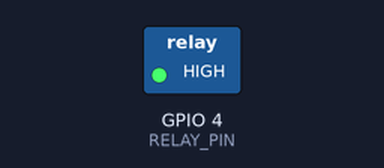
Bench run of a sketch on a simulated ESP32. On the bench: switched loads named in the sketch (green lamp = pin HIGH).

Above: at 2.0 s.
At 6.0 s:
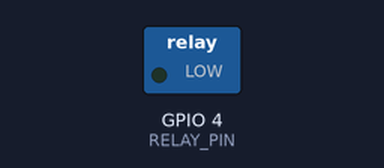
Timing chart, 0 to 10.4 s (numbered marks = the images above):
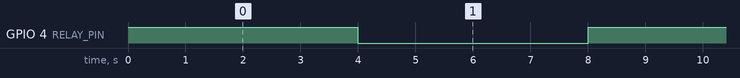

Measured:
- by itself, GPIO 4 (RELAY_PIN): alternates HIGH for 4.0 s and LOW for 4.0 s

The sketch:

relay_test.ino
```cpp
/*
 * This ESP32 code is created by esp32io.com
 *
 * This ESP32 code is released in the public domain
 *
 * For more detail (instruction and wiring diagram), visit https://esp32io.com/tutorials/esp32-relay
 */

int RELAY_PIN = 4 ;// ESP32 pin GIOP16 connected to the IN pin of relay

// the setup function runs once when you press reset or power the board
void setup() {
  // initialize digital pin as an output.
  pinMode(RELAY_PIN, OUTPUT);
}

// the loop function runs over and over again forever
void loop() {
  digitalWrite(RELAY_PIN, HIGH);
  delay(4000);
  digitalWrite(RELAY_PIN, LOW);
  delay(4000);
}
```
